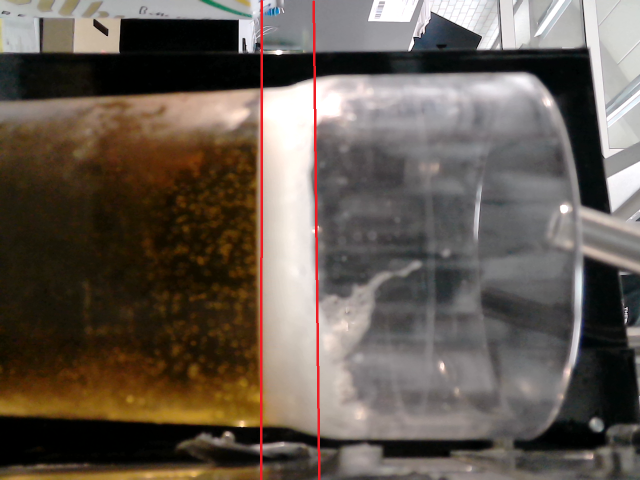
#> input picture tests/trainimages/img1716.png, 1280 x 960 px, found by its file name (shown at 1/2 size)
$ python Cropping.py
#> lines starting #> are read from the running program, lines starting #| are printed output that depends on the picture; after the words box and inside, x2 and y2 are one past the last pixel; in counts of white or black regions, pixels touching at a corner belong together
import numpy as np
import cv2

img = cv2.imread('testimages/img1716.png')
#> img is the input picture: shape (960, 1280, 3); mean B, G, R 81.7, 90.6, 100.7
pts = np.array([[0,200],[700,180],[1080,136],[1080,840],[0,780]])

## (1) Crop the bounding rect
rect = cv2.boundingRect(pts)
x,y,w,h = rect
croped = img[y:y+h, x:x+w].copy()
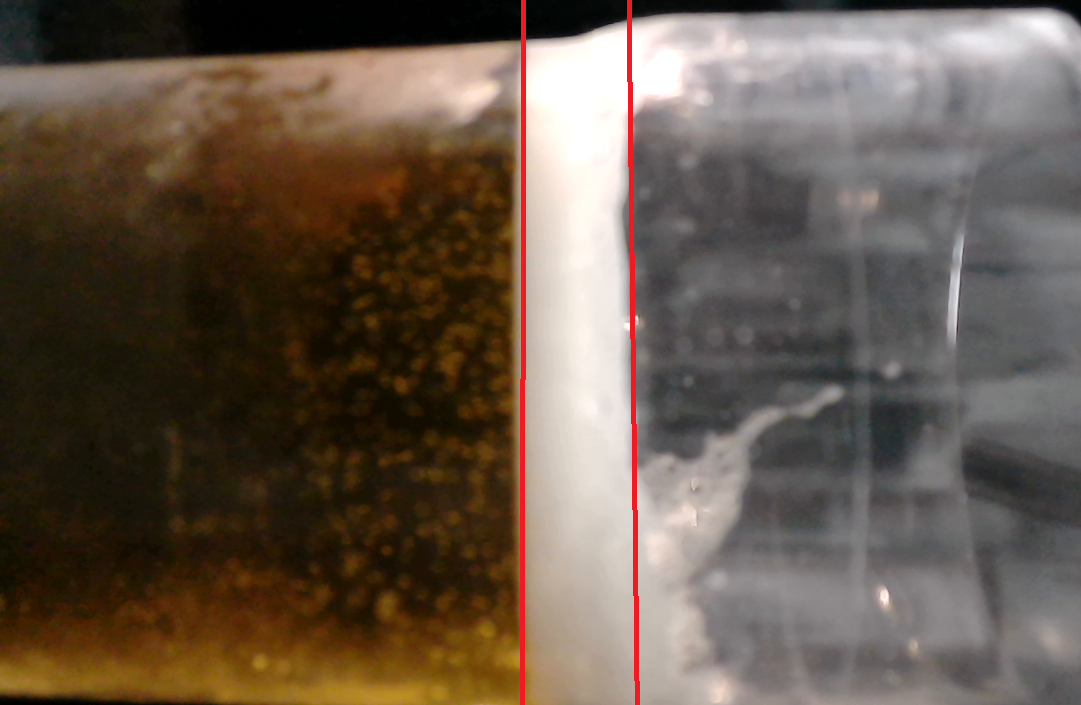
#> croped: shape (705, 1081, 3); mean B, G, R 76.5, 89.1, 103.2

## (2) make mask
pts = pts - pts.min(axis=0)

mask = np.zeros(croped.shape[:2], np.uint8)
cv2.drawContours(mask, [pts], -1, (255, 255, 255), -1, cv2.LINE_AA)
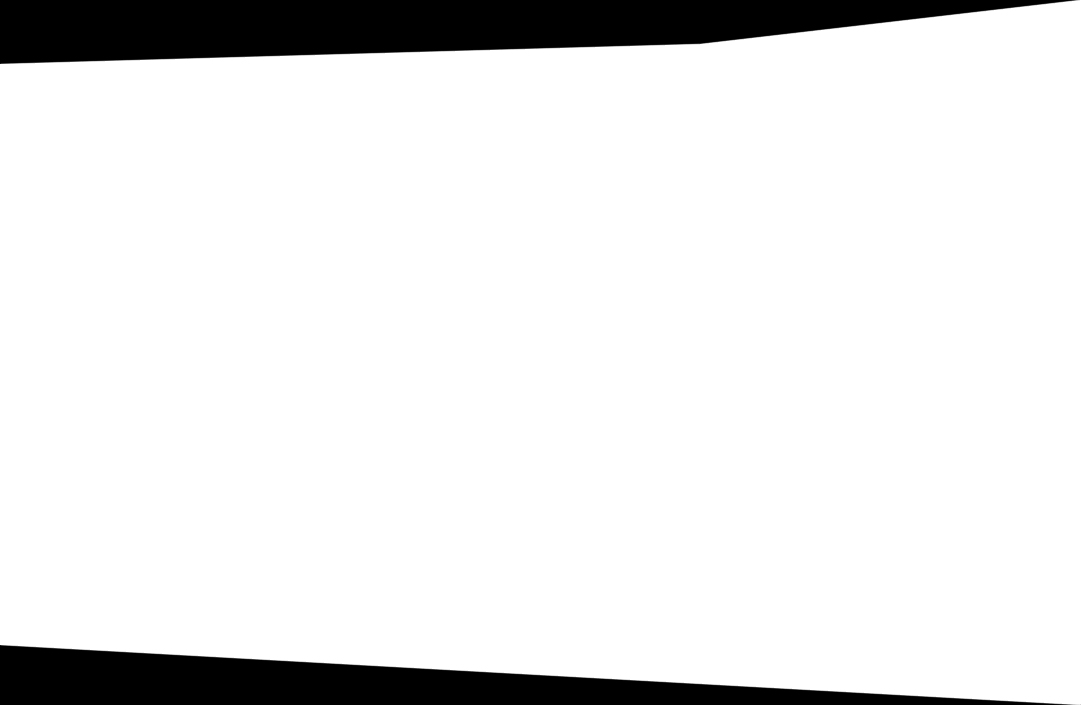
#> mask: shape (705, 1081); min 0, max 255, mean 228.8

## (3) do bit-op
dst = cv2.bitwise_and(croped, croped, mask=mask)
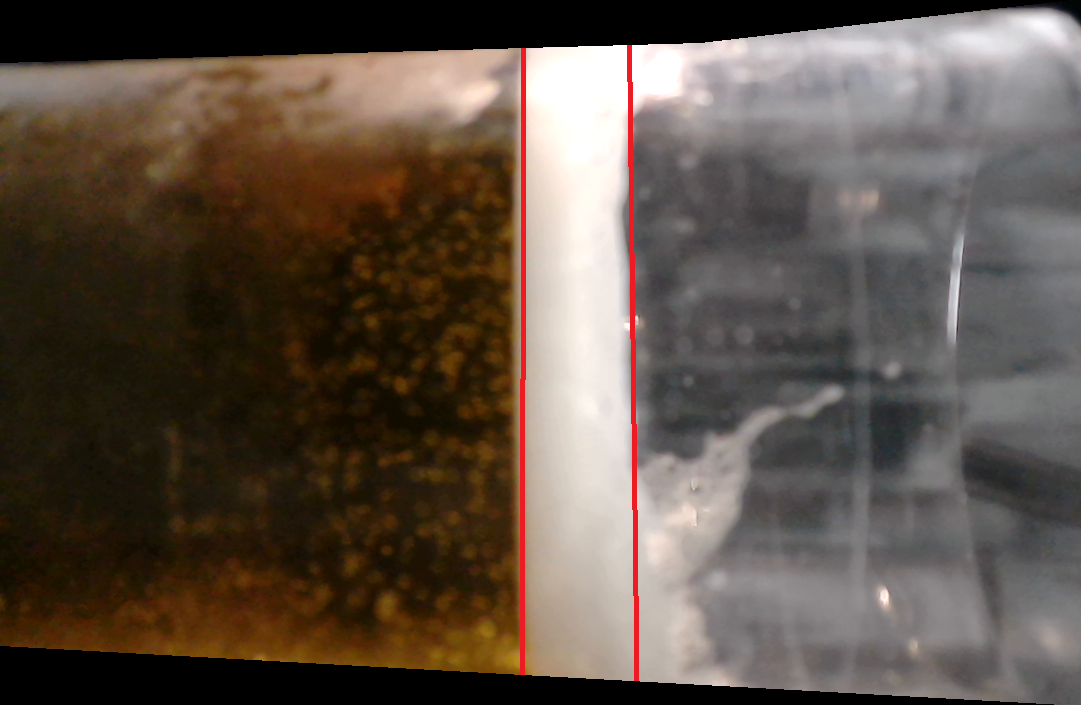
#> dst: shape (705, 1081, 3); mean B, G, R 72, 82.2, 94.7

## (4) add the white background
bg = np.ones_like(croped, np.uint8)*255
cv2.bitwise_not(bg,bg, mask=mask)
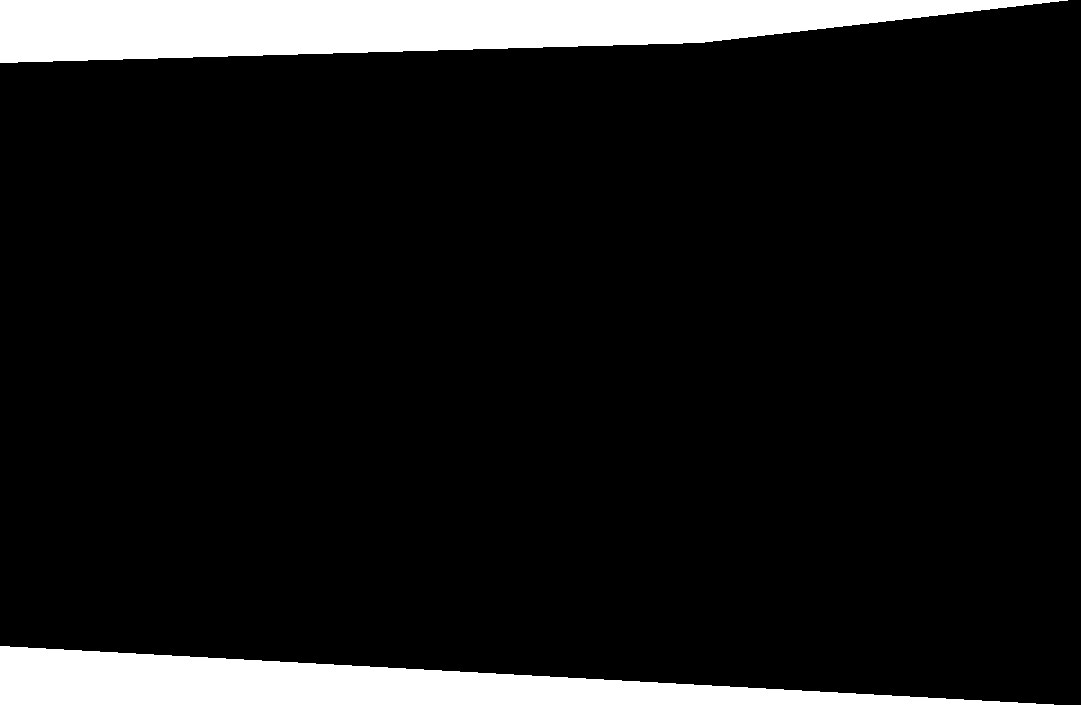
#> bg: shape (705, 1081, 3); 10% white; 2 white regions, box (x1, y1, x2, y2) and area: (0, 0, 1068, 63) 45116, (0, 646, 1054, 705) 31388
dst2 = bg+ dst
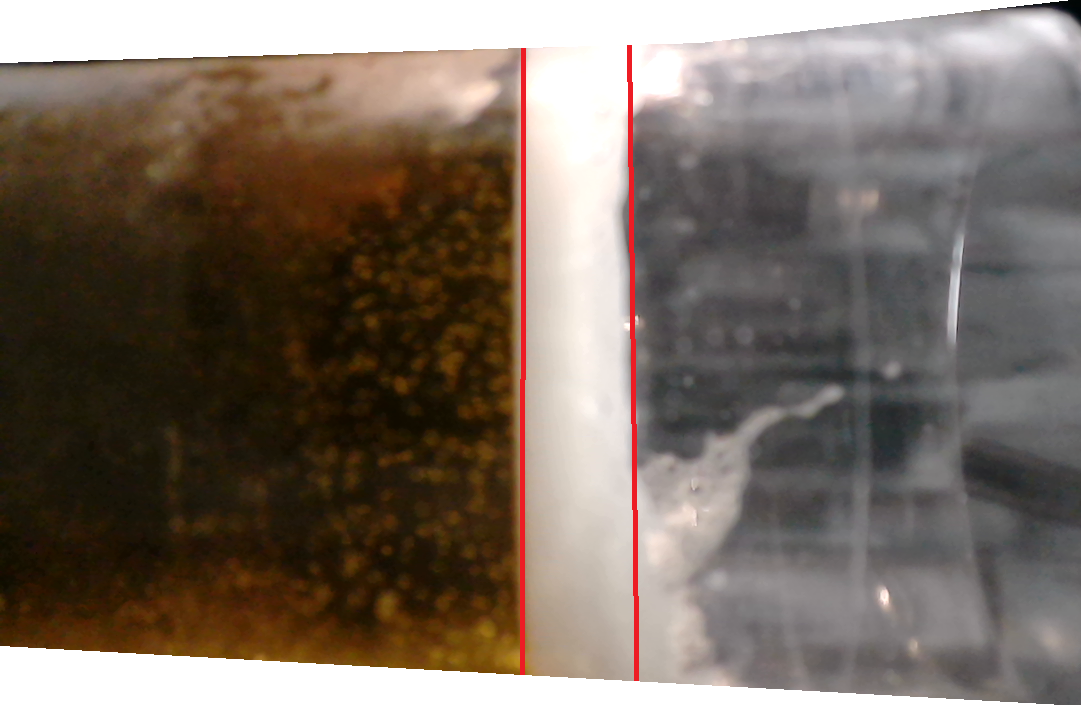
#> dst2: shape (705, 1081, 3); mean of channels 0, 1, 2 97.6, 107.8, 120.3; drawn as B, G, R


#cv2.imshow("croped.png", croped)
#cv2.imshow("mask.png", mask)
#cv2.imshow("dst.png", dst)
cv2.imshow("dst2.png", dst2)
cv2.waitKey(0)

$ run again, with tests/trainimages/img1164.png copied over tests/trainimages/img1716.png
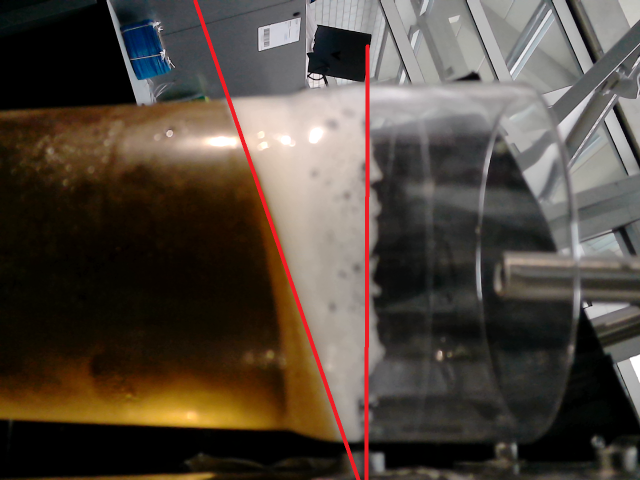
#> input picture tests/trainimages/img1164.png, 1280 x 960 px, found by its file name (shown at 1/2 size)
#> img is the input picture: shape (960, 1280, 3); mean B, G, R 61.9, 71, 80.9
#> `dst = cv2.bitwise_and(croped, croped, mask=mask)`:
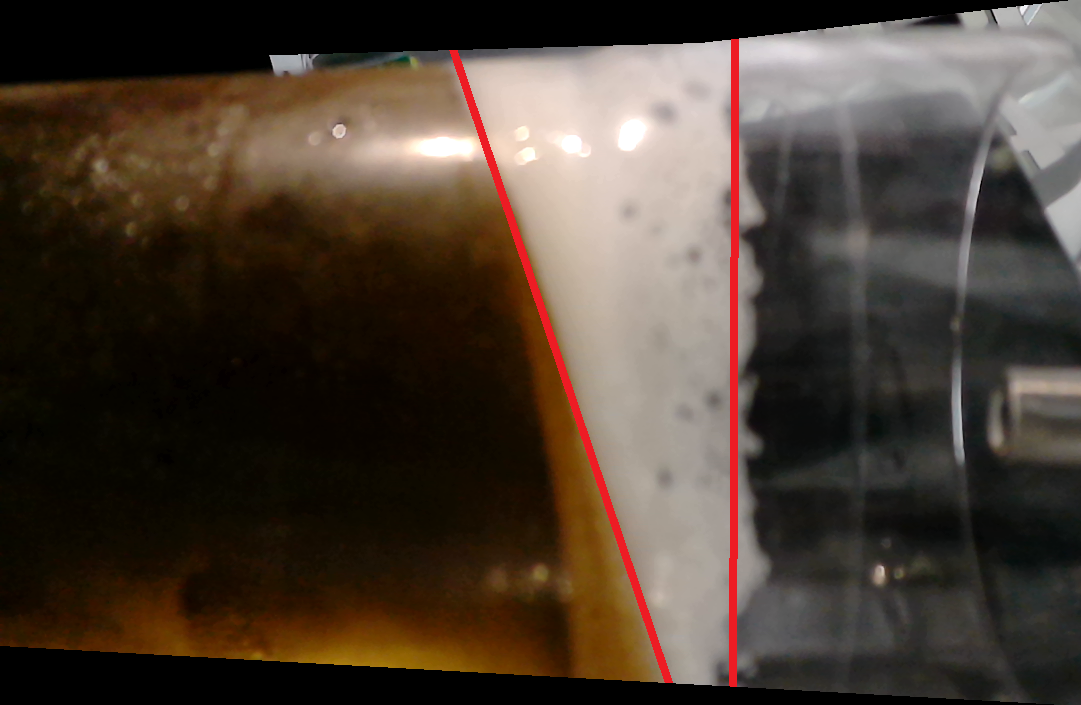
#> dst: shape (705, 1081, 3); mean B, G, R 51.1, 61.7, 74.6
#> bg: shape (705, 1081, 3); 10% white; 2 white regions, box (x1, y1, x2, y2) and area: (0, 0, 1068, 63) 45116, (0, 646, 1054, 705) 31388
#> `dst2 = bg+ dst`:
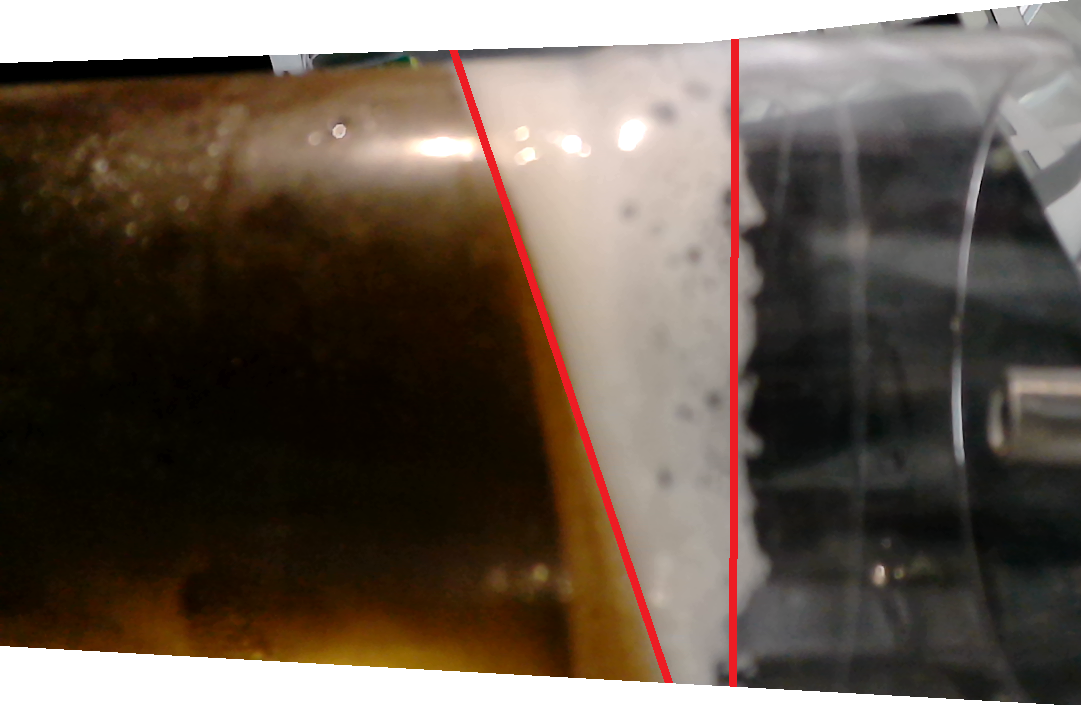
#> dst2: shape (705, 1081, 3); mean of channels 0, 1, 2 76.7, 87.3, 100.2; drawn as B, G, R

$ run again, with tests/trainimages/img1846.png copied over tests/trainimages/img1716.png
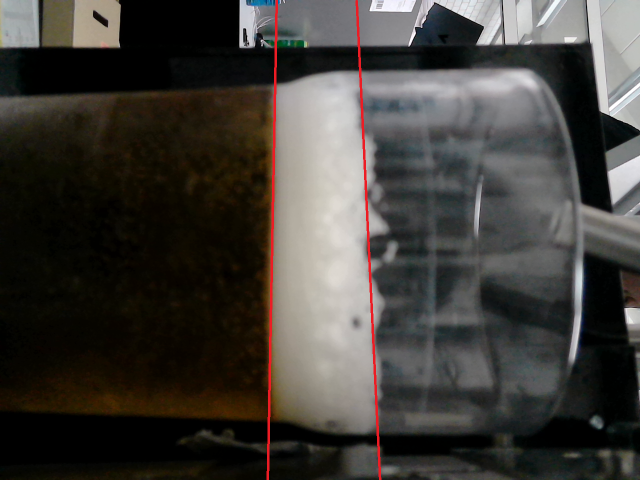
#> input picture tests/trainimages/img1846.png, 1280 x 960 px, found by its file name (shown at 1/2 size)
#> img is the input picture: shape (960, 1280, 3); mean B, G, R 57.4, 61.6, 64.8
#> `dst = cv2.bitwise_and(croped, croped, mask=mask)`:
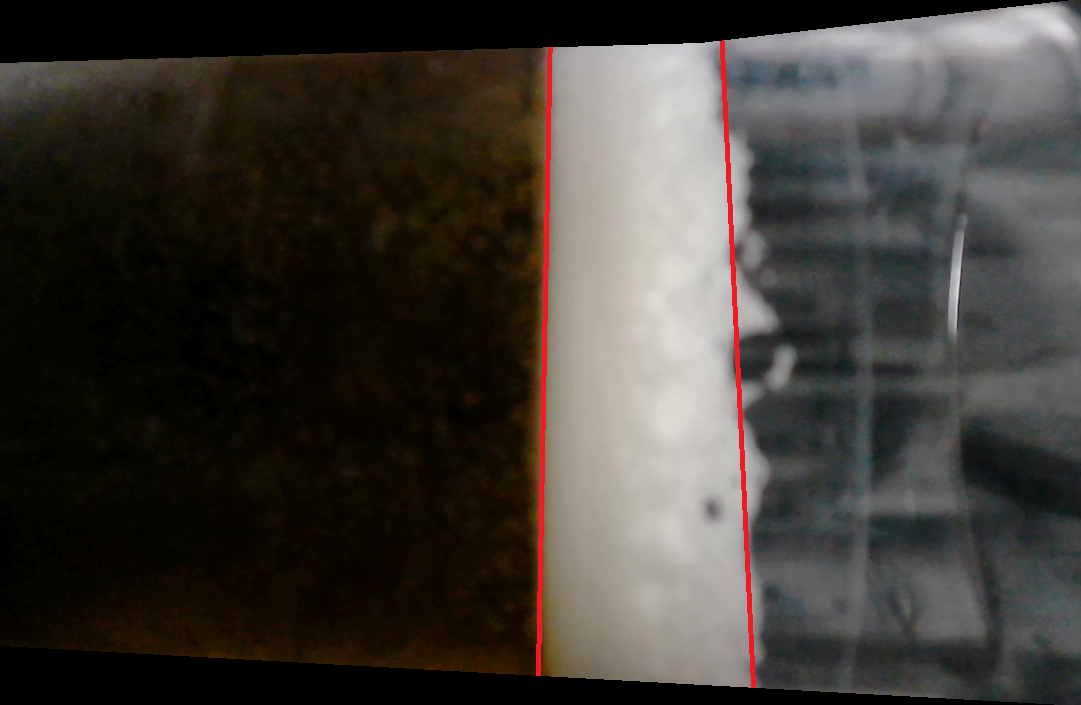
#> dst: shape (705, 1081, 3); mean B, G, R 53.8, 59.1, 63.5
#> bg: shape (705, 1081, 3); 10% white; 2 white regions, box (x1, y1, x2, y2) and area: (0, 0, 1068, 63) 45116, (0, 646, 1054, 705) 31388
#> `dst2 = bg+ dst`:
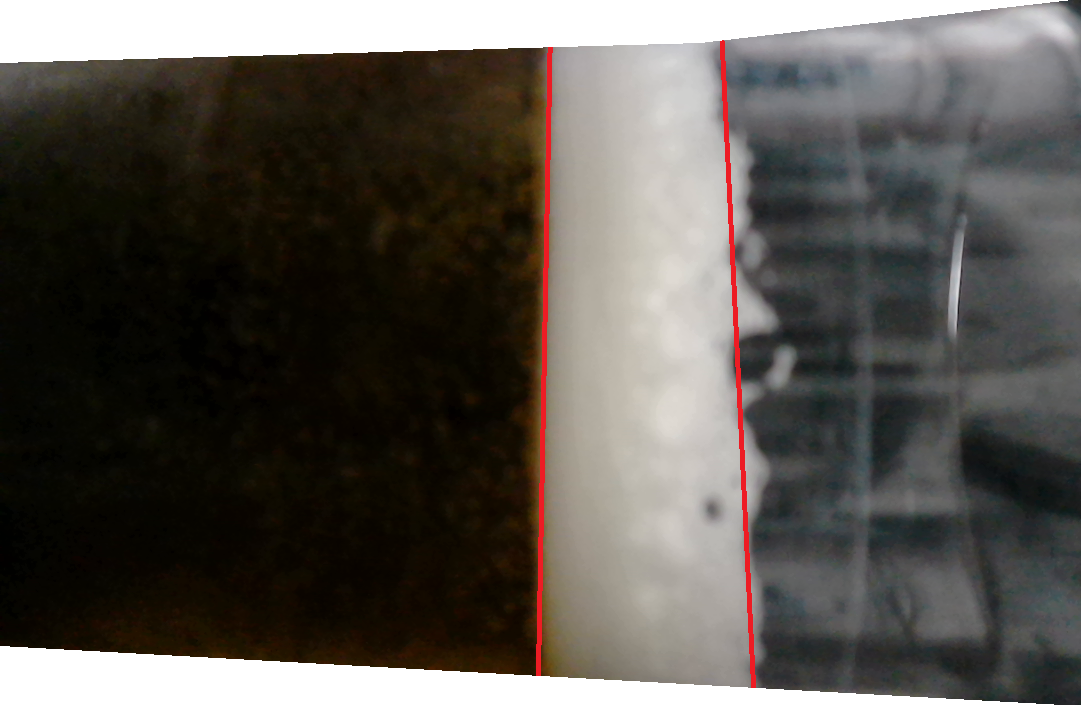
#> dst2: shape (705, 1081, 3); mean of channels 0, 1, 2 79.4, 84.7, 89.1; drawn as B, G, R
